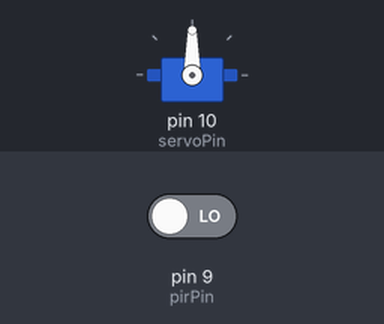
The sketch below on a simulated Arduino Uno, built with avr-gcc and run on an emulated ATmega328P. Shown: servo. The inputs (shaded band) are chosen by the test bench; at power-on: pin 9 (pirPin) LOW.

Above: at 1.2 s.
1.3 s: pin 9 (pirPin) driven HIGH
At 1.42 s:
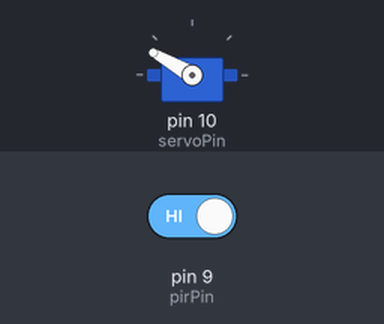
4.3 s: pin 9 (pirPin) driven LOW
Timing chart, 0 to 7.3 s (numbered marks = the images above; inputs shaded):
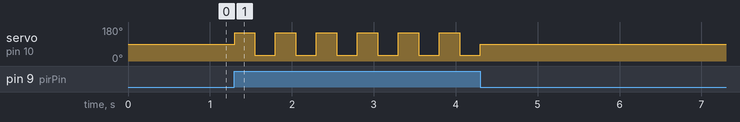

Measured:
- after the input at 1.3 s, servo on pin 10 (servoPin): alternates 150° for 0.25 s and 30° for 0.25 s, starting at once

The sketch:

hareket_sensoru_servo_kontrol.ino
```cpp
#include<Servo.h>

int pirPin = 9;
int servoPin =10;
int hareket;

Servo motor;

void setup() {

  motor.attach(servoPin);
  pinMode(pirPin, INPUT);

}

void loop() {

  hareket = digitalRead(pirPin);

  if(hareket == HIGH){

    motor.write(150);
    delay(250);
    motor.write(30);
    delay(250);
   motor.write(150);
    delay(250);
    motor.write(30);
    delay(250);
   motor.write(150);
    delay(250);
    motor.write(30);
    delay(250);
    motor.write(90);
  }
  else{
    motor.write(90);
  }

}
```
